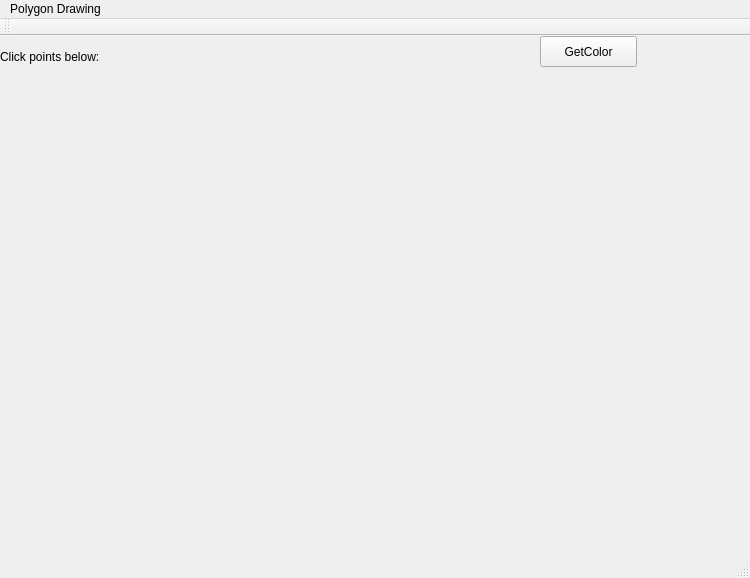
<?xml version="1.0" encoding="UTF-8"?>
<ui version="4.0">
 <class>MainWindow</class>
 <widget class="QMainWindow" name="MainWindow">
  <property name="geometry">
   <rect>
    <x>0</x>
    <y>0</y>
    <width>750</width>
    <height>578</height>
   </rect>
  </property>
  <property name="windowTitle">
   <string>MainWindow</string>
  </property>
  <widget class="QWidget" name="centralWidget">
   <widget class="QLabel" name="Canvas">
    <property name="geometry">
     <rect>
      <x>10</x>
      <y>40</y>
      <width>711</width>
      <height>491</height>
     </rect>
    </property>
    <property name="autoFillBackground">
     <bool>true</bool>
    </property>
    <property name="frameShape">
     <enum>QFrame::NoFrame</enum>
    </property>
    <property name="frameShadow">
     <enum>QFrame::Raised</enum>
    </property>
    <property name="text">
     <string/>
    </property>
   </widget>
   <widget class="QLabel" name="l_s2">
    <property name="geometry">
     <rect>
      <x>0</x>
      <y>10</y>
      <width>141</width>
      <height>21</height>
     </rect>
    </property>
    <property name="text">
     <string>Click points below:</string>
    </property>
   </widget>
   <widget class="QPushButton" name="pushButton">
    <property name="geometry">
     <rect>
      <x>540</x>
      <y>0</y>
      <width>97</width>
      <height>31</height>
     </rect>
    </property>
    <property name="text">
     <string>GetColor</string>
    </property>
   </widget>
  </widget>
  <widget class="QMenuBar" name="menuBar">
   <property name="geometry">
    <rect>
     <x>0</x>
     <y>0</y>
     <width>750</width>
     <height>27</height>
    </rect>
   </property>
   <widget class="QMenu" name="menuPolygon_Drawing">
    <property name="title">
     <string>Polygon Drawing</string>
    </property>
   </widget>
   <addaction name="menuPolygon_Drawing"/>
  </widget>
  <widget class="QToolBar" name="mainToolBar">
   <attribute name="toolBarArea">
    <enum>TopToolBarArea</enum>
   </attribute>
   <attribute name="toolBarBreak">
    <bool>false</bool>
   </attribute>
  </widget>
  <widget class="QStatusBar" name="statusBar"/>
 </widget>
 <layoutdefault spacing="6" margin="11"/>
 <resources/>
 <connections/>
</ui>
